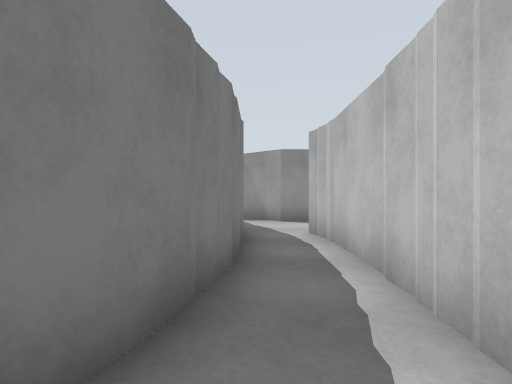
[1] (above)

16 first-person views from a walk through a Gazebo world. The camera is 0.94 m above the floor, looks level and sees 75° across. The floor is counted in squares, 1 m on a side. Each view is taken from the middle of a square. On the plan, view 1 faces up. The plan holds only what a view shows up to about 12 squares ahead; the rest is blank. The place goes on beyond the plan.

[2]
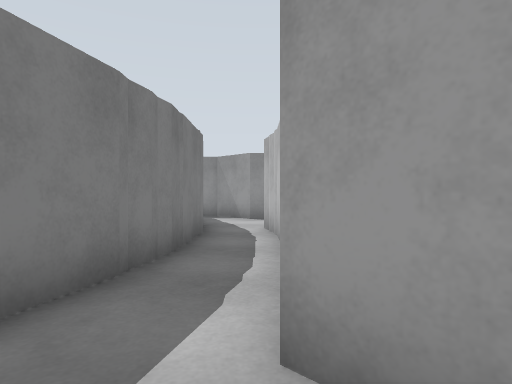

[3]
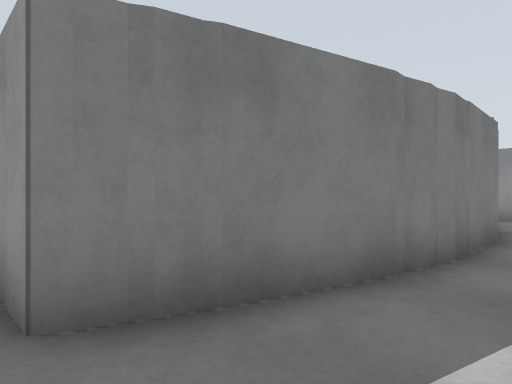

[4]
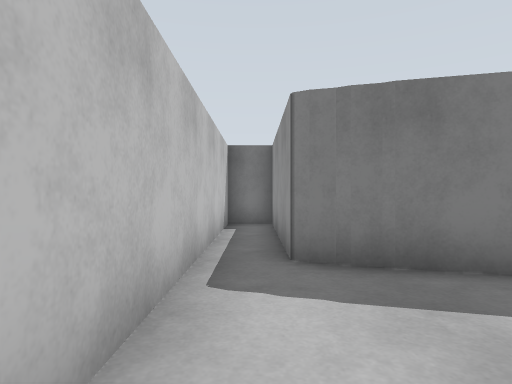

[5]
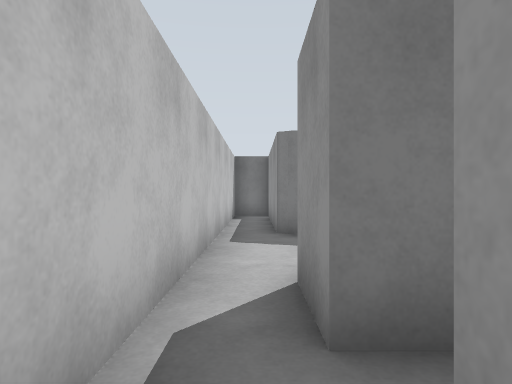

[6]
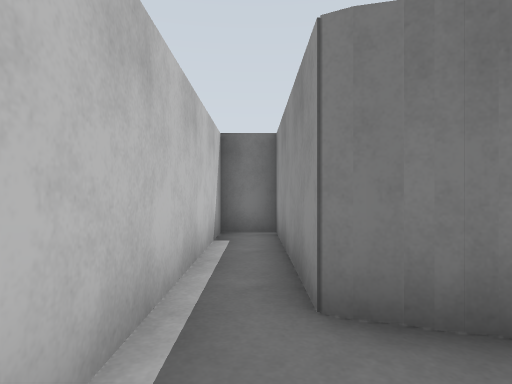

[7]
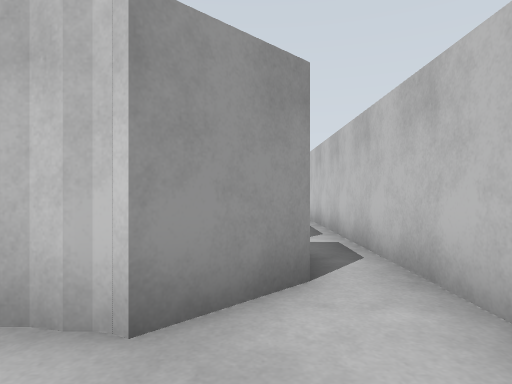

[8]
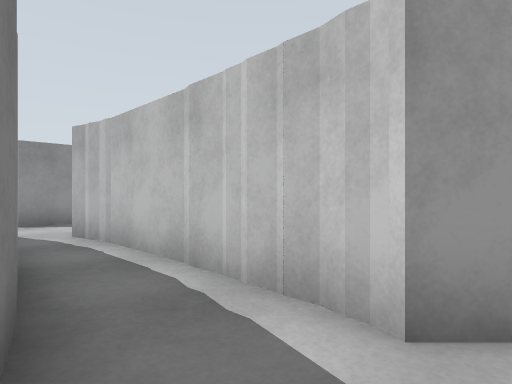

[9]
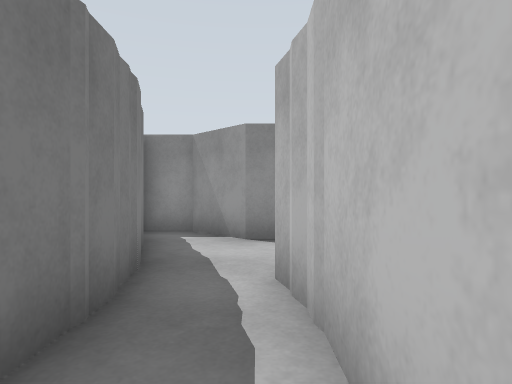

[10]
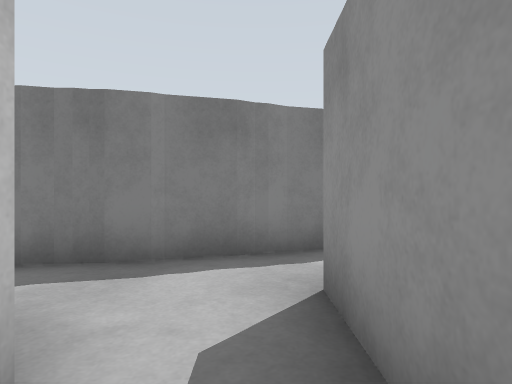

[11]
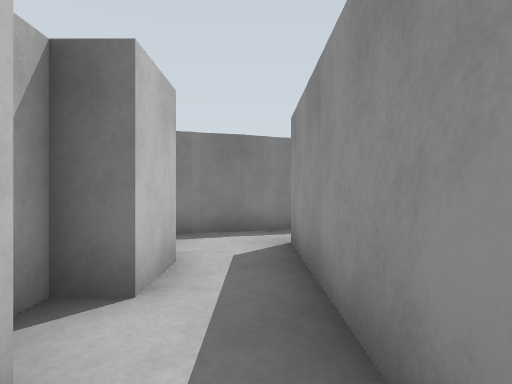

[12]
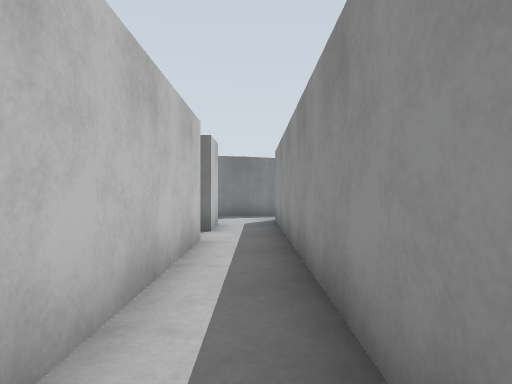

[13]
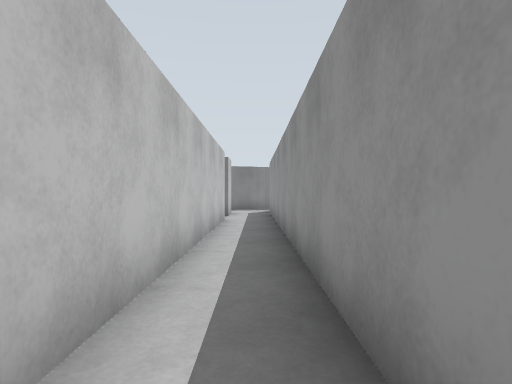

[14]
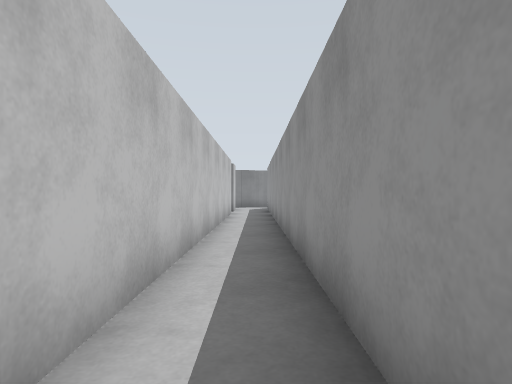

[15]
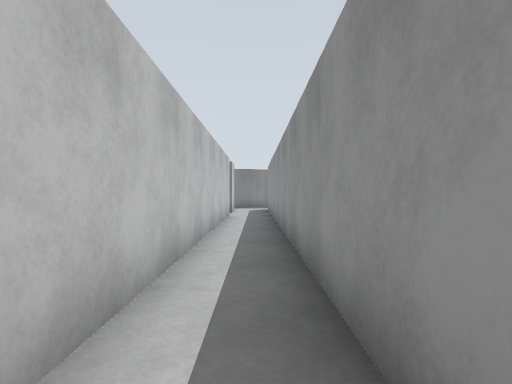

[16]
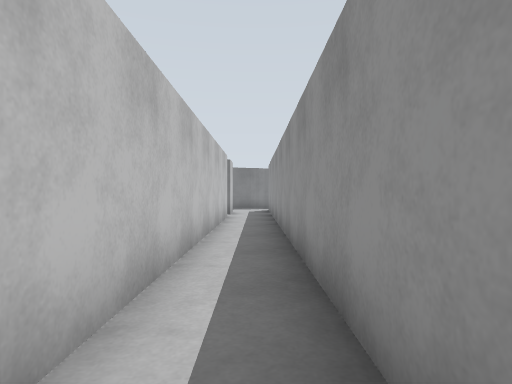

### Floor plan
Points are (right, up) in squares from view 1. A wall is a line through its corners. A room is listed if a view was taken in it or the views show most of it. See-through windows are left out.
Room 1 (views 1, 2, 3, 6, 7, 8, 9)
walls: (-0.2, 4.3) (-0.3, 3.8); (-0.4, 3.5) (-1.4, -0.5); (1.3, 2.4) (1.5, 2.9); (1.6, 6.2) (1.1, 7.7); (1.5, 1.5) (1.5, 6.8); (-0.3, 7.6) (-0.3, 3.5); (-1.2, 0.2) (-1.6, -0.5) (-6.7, -0.5) (-6.7, -1.8) (1.5, -1.8); (2.5, -0.5) (1.1, 0.8) (1.5, 2.1); (-1.1, 10.2) (-0.2, 7); (-1.4, 10.6) (-0.9, 9.7); (2.5, 10.6) (0.8, 10.6) (-0.5, 11.9) (-1.8, 11.9); (-1.5, 11.2) (-1.3, 10.4)
ways out: opening at (2, -1) to room 2; opening at (2, 10) to room 3
Room 2 (views 4, 5)
walls: (4, -0.5) (2.5, -0.5); (1.5, -1.8) (10.2, -1.8)
ways out: opening at (2, -1) to room 1
Room 3 (view 10)
walls: (5.5, 10.6) (2.5, 10.6); (2.5, 8.9) (4, 8.9) (4, 8.2) (4.5, 8.2)
ways out: opening at (2, 10) to room 1; opening at (6, 10) to room 4
Room 4 (views 11, 12, 13, 14, 15, 16)
walls: (19.2, 10.6) (5.5, 10.6); (5.5, 8.9) (18.6, 8.9)
ways out: opening at (6, 10) to room 3

Where each view was taken, in squares from view 1:
view 1: 0 up, 0 right, facing up
view 2: 1 down, 1 right, facing up
view 3: 1 down, 1 right, facing up-left
view 4: 1 down, 3 right, facing left
view 5: 1 down, 6 right, facing left
view 6: 1 down, 1 right, facing left
view 7: 0 up, 1 left, facing right
view 8: 0 up, 1 left, facing up-right
view 9: 4 up, 1 right, facing up
view 10: 10 up, 4 right, facing left
view 11: 10 up, 7 right, facing left
view 12: 10 up, 12 right, facing left
view 13: 10 up, 17 right, facing left
view 14: 10 up, 20 right, facing left
view 15: 10 up, 19 right, facing left
view 16: 10 up, 18 right, facing left
